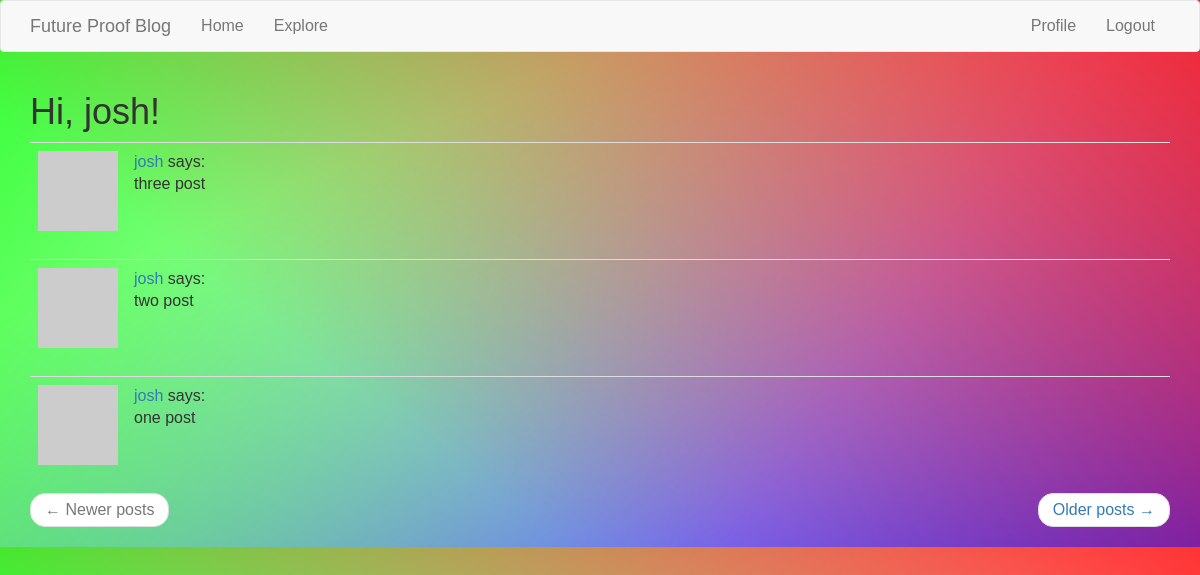
The app's page /explore (signed in), older data.
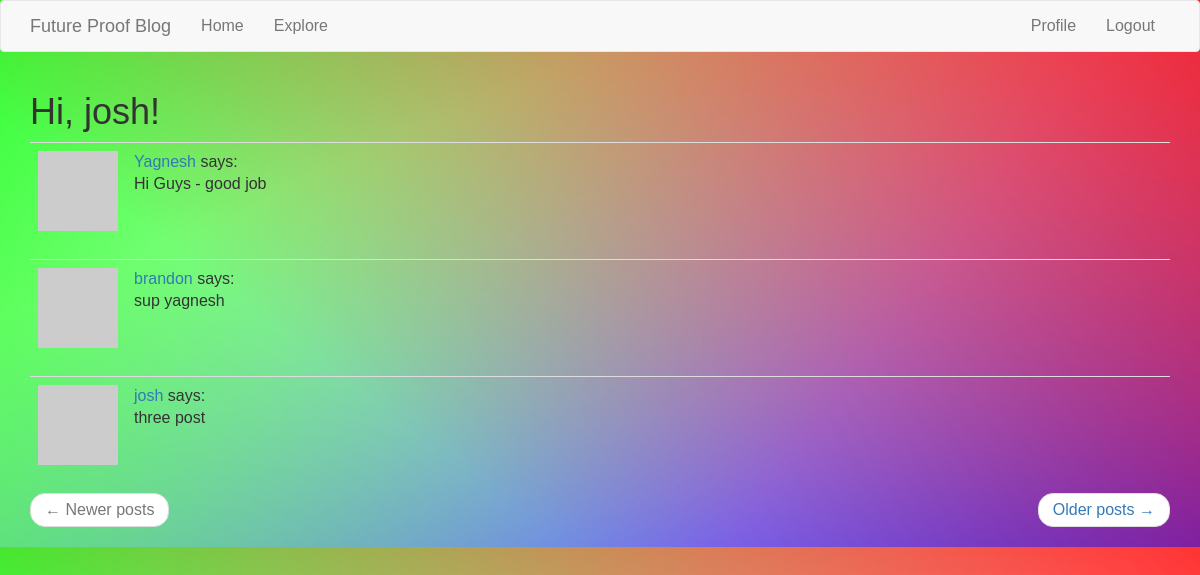
The same page, newer data.
### app/models.py (models this page shows, shortened)
class Post(db.Model):
    id = db.Column(db.Integer, primary_key=True)
    body = db.Column(db.String(140))
    timestamp = db.Column(db.DateTime, index=True, default=datetime.utcnow)
    user_id = db.Column(db.Integer, db.ForeignKey('user.id'))

class User(UserMixin, db.Model):
    id = db.Column(db.Integer, primary_key=True)
    username = db.Column(db.String(64), index=True, unique=True)
    email = db.Column(db.String(120), index=True, unique=True)
    password_hash = db.Column(db.String(128))
    posts = db.relationship('Post', backref='author', lazy='dynamic')
    followed = db.relationship(
        'User', secondary=followers,
        primaryjoin=(followers.c.follower_id == id),
        secondaryjoin=(followers.c.followed_id == id),
        backref=db.backref('followers', lazy='dynamic'), lazy='dynamic')
    def avatar(self, size):
        digest = md5(self.email.lower().encode('utf-8')).hexdigest()
        return 'https://www.gravatar.com/avatar/{}?d=identicon&s={}'.format(
            digest, size)
    about_me = db.Column(db.String(140))
    last_seen = db.Column(db.DateTime, default=datetime.utcnow)

### app/routes.py (the view)
@app.route('/explore')
@login_required
def explore():
    page = request.args.get('page', 1, type=int)
    posts = Post.query.order_by(Post.timestamp.desc()).paginate(
        page, app.config['POSTS_PER_PAGE'], False)
    next_url = url_for('explore', page=posts.next_num) \
        if posts.has_next else None
    prev_url = url_for('explore', page=posts.prev_num) \
        if posts.has_prev else None
    return render_template("index.html", title='Explore', posts=posts.items,
                          next_url=next_url, prev_url=prev_url)

### app/models.py (called while the page is built)
@login.user_loader
def load_user(id):
    return User.query.get(int(id))

### app/routes.py (called while the page is built)
@app.before_request
def before_request():
    if current_user.is_authenticated:
        current_user.last_seen = datetime.utcnow()
        db.session.commit()

### app/templates/index.html (shortened to what this page needs)
{% extends "base.html" %}
{% import 'bootstrap/wtf.html' as wtf %}
{% block app_content %}
    <h1>Hi, {{ current_user.username }}!</h1>
    {% for post in posts %}
        {% include '_post.html' %}
    {% endfor %}
    <nav aria-label="...">
        <ul class="pager">
            <li class="previous{% if not prev_url %} disabled{% endif %}">
                <a href="{{ prev_url or '#' }}">
                    <span aria-hidden="true">&larr;</span> Newer posts
                </a>
            </li>
            <li class="next{% if not next_url %} disabled{% endif %}">
                <a href="{{ next_url or '#' }}">
                    Older posts <span aria-hidden="true">&rarr;</span>
                </a>
            </li>
        </ul>
    </nav>
{% endblock %}

### app/templates/_post.html
<table class="table table-hover">
    <tr>
        <td width="70px">
            <a href="{{ url_for('user', username=post.author.username) }}">
                <img src="{{ post.author.avatar(70) }}" />
            </a>
        </td>
        <td>
            <a href="{{ url_for('user', username=post.author.username) }}">
                {{ post.author.username }}
            </a>
            says:
            <br>
            {{ post.body }}
        </td>
    </tr>
</table>

Row changes from the older to the newer data that the page shows:
no longer on this page (row unchanged): Post: author.username "josh", body "two post"
no longer on this page (row unchanged): Post: author.username "josh", body "one post"
added Post: author.username "Yagnesh", body "Hi Guys - good job"
added Post: author.username "brandon", body "sup yagnesh"
